Frame 1 (no input): blank canvas, image omitted
Frame 60 (no input): blank canvas, image omitted
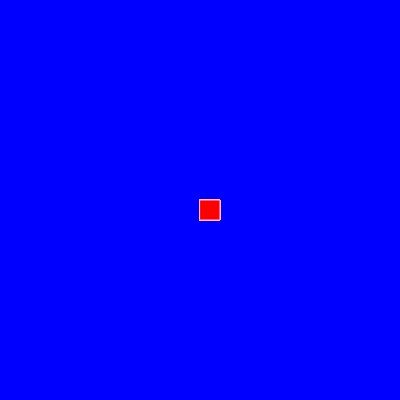
Frame 120 (the mouse pressed at the canvas centre since frame 60)

The p5.js sketch whose frames 1 and 60 were blank and that drew this single picture after the mouse press (run headless with seeded random() and noise() and a simulated clock; from frame 60 on, the mouse is pressed at the canvas centre):

// p5.js sketch
// ── sketch.js
function setup() {
    createCanvas(400, 400);
    background("blue");
  }
  
  function draw() {
    stroke("pink");
    fill("red");
    if (mouseIsPressed) {
      rect(mouseX, mouseY, 20, 20);
    }
  }
  
